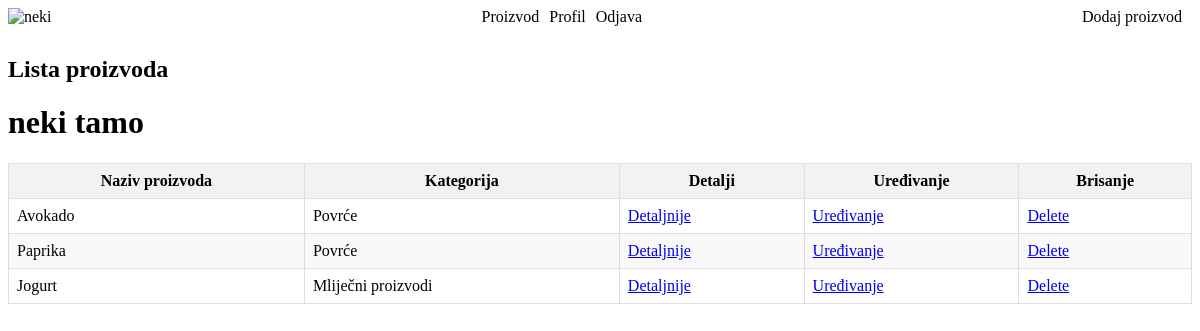
The app's page / (signed in) with its own data.
### farmapp/models.py (models this page shows, shortened)
class Farm(models.Model):
    user = models.OneToOneField(User, on_delete=models.CASCADE)
    ime = models.CharField("Ime", max_length=30)
    prezime = models.CharField("Prezime", max_length=30)
    naziv_opg = models.CharField("Naziv OPG-a", max_length=100)
    adresa = models.CharField(max_length=255)
    telefon = models.IntegerField("Telefon")
    email = models.EmailField()
    email_potvrda = models.EmailField()

class Product(models.Model):
    CATEGORY_CHOICES = [
        ('milk_product', 'Mliječni proizvodi'),
        ('fruit_product', 'Voće'),
        ('vegetables_product', 'Povrće'),
    ]
    farm = models.ForeignKey(Farm, on_delete=models.CASCADE)
    name = models.CharField(max_length=100)
    category = models.CharField(max_length=20, choices=CATEGORY_CHOICES)
    detail = models.TextField()

### farmapp/views.py (the view)
# urls.py: path('', views.list_products, name="list_products"),
@login_required
def list_products(request):
    products = Product.objects.all()  # Retrieve all products from the database
    user_profile = Farm.objects.get(user=request.user)
    return render(request, 'farmapp/product_list.html', {'products': products, 'user_profile': user_profile})

### farmapp/templates/farmapp/product_list.html (shortened to what this page needs)
{% load static %}
<!DOCTYPE html>
<html lang="en">
<head>
    <link rel="stylesheet" href="{% static 'farmapp/product_list.css' %}">
</head>
<body>
    <header>
        <nav class="header">
          <div class="logo">
            <img src="path/to/your/logo.png" alt={{ user_profile.naziv_opg }}>
          </div>
          <div class="header-left">
            <a href="{% url 'list_products' %}">Proizvod</a>
            <a href="{% url 'view_profile' %}">Profil</a>
            <a href="{% url 'logout' %}">Odjava</a>
          </div>
          <div class="header-right">
              <a href="{% url 'add_product' %}">Dodaj proizvod</a>
          </div>
        </nav>
    </header>
    <div>
    <h2>Lista proizvoda</h2>
    {% if user_profile %}
    <h1>{{ user_profile.naziv_opg }}</h1>
    {% else %}
    <h1>Opg ne postoji</h1>
    {% endif %}
    <table>
        <thead>
            <tr>
                <th>Naziv proizvoda</th>
                <th>Kategorija</th>
                <th>Detalji</th>
                <th>Uređivanje</th>
                <th>Brisanje</th>
            </tr>
        </thead>
        <tbody>
            {% for product in products %}
            <tr>
                <td>{{ product.name }}</td>
                <td>{{ product.get_category_display }}</td>
                <td><a href="{% url 'product_details' product.id %}">Detaljnije</a></td>
                <td><a href="{% url 'edit_product' product.id %}">Uređivanje</a></td>
                <td><a href="{% url 'delete_product' product.id %}" class="delete-link" onclick="return confirmDelete()">Delete</a></td>
            </tr>
            {% empty %}
            <tr>
                <td colspan="3">No products available.</td>
            </tr>
            {% endfor %}
        </tbody>
    </table>
</body>
</html>

### farmapp/static/farmapp/product_list.css (style rules this page uses)
.header { display: flex; justify-content: space-between; align-items: center; padding-bottom: 10px; }
.header-left, .header-right { display: flex; align-items: center; }
.header-left > a, .header-right > a { margin-right: 10px; text-decoration: none; color: #000; }
.header-right { justify-content: flex-end; }
table { width: 100%; border-collapse: collapse; }
th, td { border: 1px solid #ddd; padding: 8px; }
th { background-color: #f2f2f2; }
tr:nth-child(even) { background-color: #f9f9f9; }

### records on screen
Farm: naziv_opg "neki tamo"
Product: name "Avokado", category "Povrće"
Product: name "Paprika", category "Povrće"
Product: name "Jogurt", category "Mliječni proizvodi"
